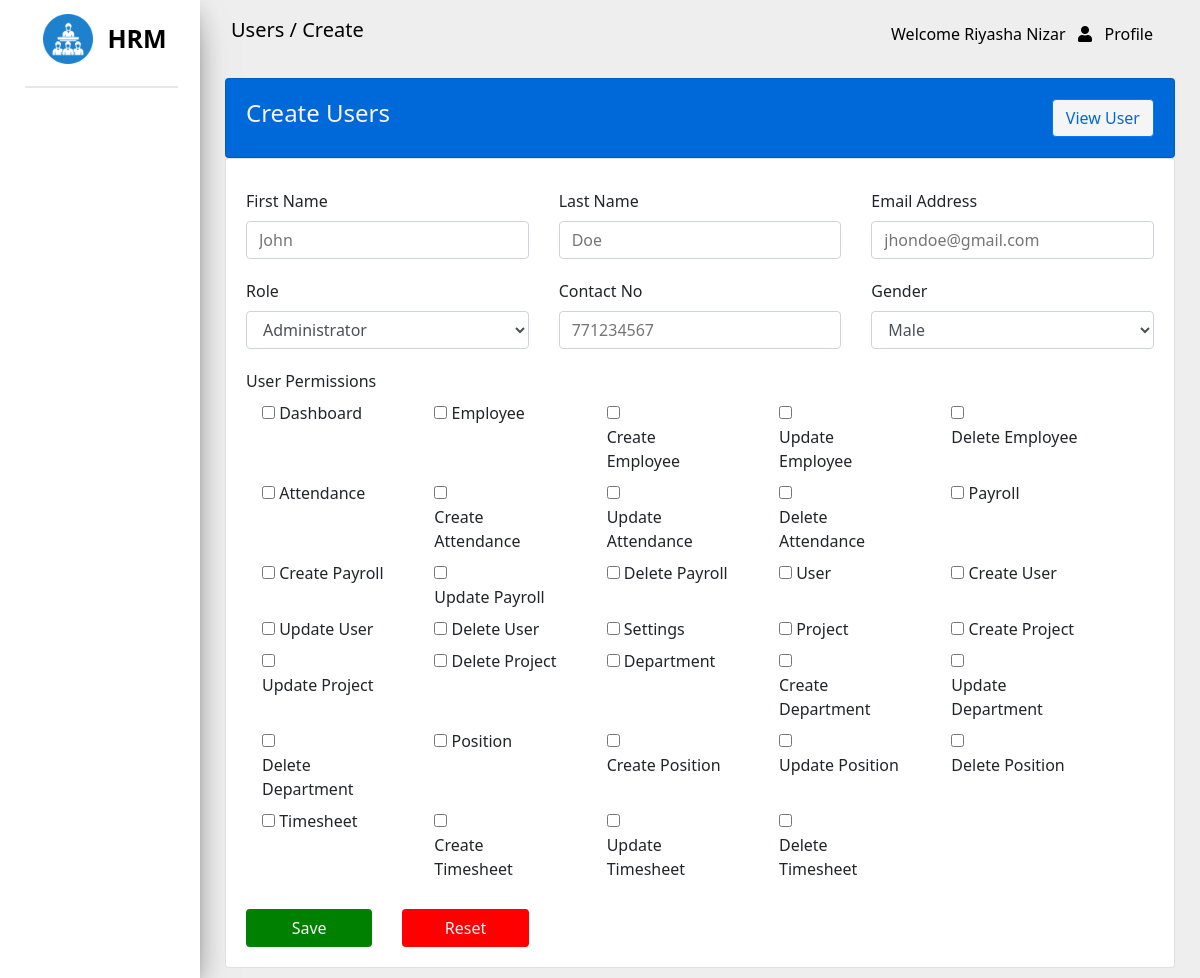
Page /pages/users/create.php (signed in) on the committed database.
### tables this page shows
CREATE TABLE IF NOT EXISTS `features` (
  `id` int NOT NULL AUTO_INCREMENT,
  `featurename` varchar(65) NOT NULL,
  `code` varchar(65) NOT NULL,
  PRIMARY KEY (`id`)
);

### core/services/common-service.php (called while the page is built, shortened)
<?php
    function getUsername() {
        return $_SESSION["fullname"];
    }
?>

### core/services/user-service.php (called while the page is built, shortened)
<?php
    function getAllFeatures($conn) {
        $query = "SELECT * FROM features ORDER BY 1 ASC";
        return $conn->query($query);
    }
?>

### pages/users/create.php (the view, shortened to what this page needs)
<?php
    require '../../core/services/common-service.php';
    require '../../core/services/user-service.php';
?>
<!DOCTYPE html>
<html lang="en">
<head>
    <link rel="stylesheet" href="https://use.fontawesome.com/releases/v5.7.0/css/all.css"
>
    <link rel="stylesheet" href="../../assets/css/common.css" />
    <link rel="stylesheet" href="../../assets/css/users.css" />
</head>
<body>
    <div class="row max-width">
        <div class="col-md-2 side-content">
            <img src="../../assets/images/hrm.png" width="50px" />
            <label>HRM</label>
            <br />
            <div class="break-line"></div>
        </div>
        <div class="col-md-10 nav-content">
            <nav class="navbar">
                <label class="navbar-brand">Users / Create</label>
                <div class="dropdown">
                    <button class="dropbtn" onclick="showDropDown()">
                        Welcome <?php echo getUserName();?> &nbsp
                        <span class="fa fa-user" onclick="showDropDown()"></span> &nbsp Profile
                    </button>
                </div>
            </nav>
            <div class="column maintain-paddings">
                <div class="card main-card">
                    <div class="row more-top-margin">
                        <div class="col-md-9">
                            <h4>Create Users</h4>
                        </div>
                        <div class="col-md-3">
                            <a href="./" class="btn btn-primary btn-small">View User</a>
                        </div>
                    </div>
                </div>
                <div class="card">
                    <div class="create-form">
                        <form method="POST" action="../../core/services/user-service.php">
                            <div class="row extra-row">
                                <div class="col-md-4">
                                    <label for="fnameInput">First Name</label>
                                    <input type="text" name="firstname" class="form-control" required id="fnameInput"
                                        placeholder="John">
                                </div>
                                <div class="col-md-4">
                                    <label for="lnameInput">Last Name</label>
                                    <input type="text" class="form-control" name="lastname" required id="lnameInput"
                                        placeholder="Doe">
                                </div>
                                <div class="col-md-4">
                                    <label for="emailInput">Email Address</label>
                                    <input type="email" class="form-control" name="email" required id="emailInput"
                                        placeholder="jhondoe@gmail.com">
                                </div>
                                <div class="col-md-4 top-margin">
                                    <label for="roleSelect">Role</label>
                                    <select class="form-control" id="roleSelect" name="role">
                                        <option value="0">Administrator</option>
                                    </select>
                                </div>
                                <div class="col-md-4 top-margin">
                                    <label for="contactNoInput">Contact No</label>
                                    <div class="input-group">
                                        <input type="text" name="contactno" class="form-control" id="contactNoInput"
                                            placeholder="771234567">
                                    </div>
                                </div>
                                <div class="col-md-4 top-margin">
                                    <label for="genderSelect">Gender</label>
                                    <select class="form-control" id="genderSelect" name="gender">
                                        <option value="0">Male</option>
                                    </select>
                                </div>
                                <div class="col-md-12 top-margin">
                                    <label>User Permissions</label>
                                    <div class="row">
                                        <?php
                                            $result = getAllFeatures($conn);
                                            while($row = mysqli_fetch_assoc($result)) {
                                        ?>
                                        <div class="col-md-2 form-check form-check-inline">
                                            <input class="form-check-input" type="checkbox"
                                                name="<?php echo $row["code"]?>" value="1"
                                                id="<?php echo $row["id"]?>">
                                            <label class="form-check-label">
                                                <?php echo $row["featurename"];?>
                                            </label>
                                        </div>
                                        <?php
                                            }
                                        ?>
                                    </div>
                                </div>
                                <div class="col-md-2 top-margin">
                                    <input type="submit" class="btn btn-success" value="Save" name="saveUser">
                                </div>
                                <div class="col-md-2 top-margin">
                                    <a href="./create.php" class="btn btn-danger">Reset</a>
                                </div>
                            </div>
                        </form>
                    </div>
                </div>
            </div>
        </div>
    </div>
</body>
</html>

### assets/css/users.css (style rules this page uses)
.card { padding: 10px; }
.extra-row { flex-direction: row; align-items: flex-end; }
.create-form { padding:10px; margin-top: 10px; }
.more-top-margin { padding: 10px; }
.top-margin { margin-top: 20px; }
.btn-small { width: 50%; float:right; color: #0069d9; background-color: whitesmoke; }
.form-check { margin-left: 16px; }
.main-card { background-color: #0069d9; color:whitesmoke; }

### rows in the picture
features: featurename "Dashboard"
features: featurename "Employee"
features: featurename "Create Employee"
features: featurename "Update Employee"
features: featurename "Delete Employee"
features: featurename "Attendance"
features: featurename "Create Attendance"
features: featurename "Update Attendance"
features: featurename "Delete Attendance"
features: featurename "Payroll"
features: featurename "Create Payroll"
features: featurename "Update Payroll"
features: featurename "Delete Payroll"
features: featurename "User"
features: featurename "Create User"
features: featurename "Update User"
features: featurename "Delete User"
features: featurename "Settings"
features: featurename "Project"
features: featurename "Create Project"
features: featurename "Update Project"
features: featurename "Delete Project"
features: featurename "Department"
features: featurename "Create Department"
features: featurename "Update Department"
features: featurename "Delete Department"
features: featurename "Position"
features: featurename "Create Position"
features: featurename "Update Position"
features: featurename "Delete Position"
features: featurename "Timesheet"
features: featurename "Create Timesheet"
features: featurename "Update Timesheet"
features: featurename "Delete Timesheet"

### other values in the picture
getUserName() "Riyasha Nizar"
